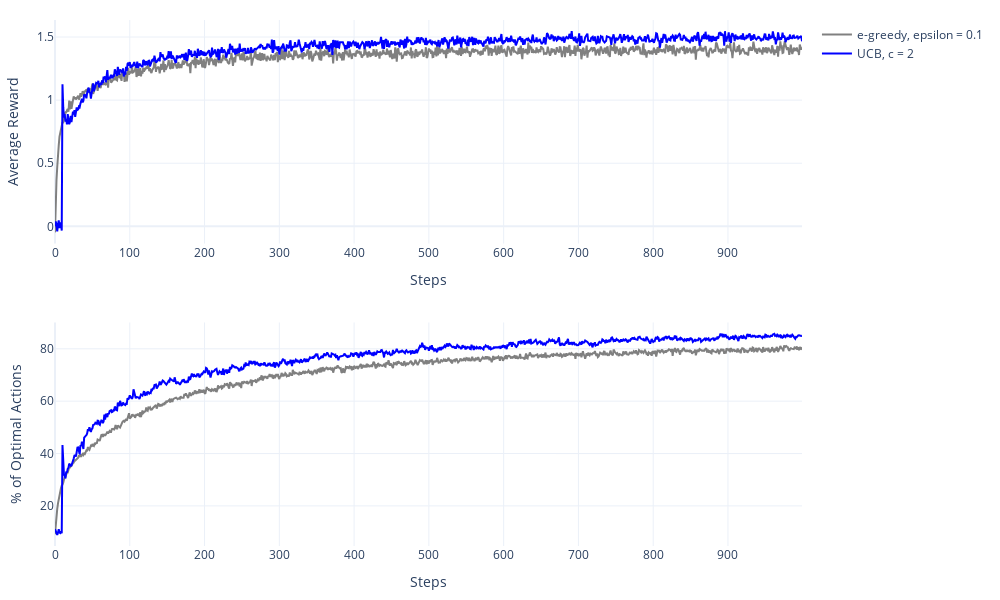

Source (notebook cell):
### Code cell
fig = make_subplots(rows=2, cols=1)

fig.add_trace(trace=go.Scatter(
    y=average_rewards[0],
    marker=dict(color="gray"),
    name="e-greedy, epsilon = 0.1",
), row=1, col=1)
fig.add_trace(trace=go.Scatter(
    y=average_rewards[1],
    marker=dict(color="blue"),
    name="UCB, c = 2",
), row=1, col=1)

fig.add_trace(trace=go.Scatter(
    y=optimal_action_pct[0],
    marker=dict(color="gray"),
    showlegend=False
), row=2, col=1)
fig.add_trace(trace=go.Scatter(
    y=optimal_action_pct[1],
    marker=dict(color="blue"),
    showlegend=False
), row=2, col=1)

fig.update_xaxes(title_text="Steps", row=1, col=1)
fig.update_xaxes(title_text="Steps", row=2, col=1)
fig.update_yaxes(title_text="Average Reward", row=1, col=1)
fig.update_yaxes(title_text="% of Optimal Actions", row=2, col=1)
fig.update_layout(
    template="plotly_white",
    margin=dict(l=50, r=30, t=20, b=40),
    width=1000,
    height=600,
)
fig.show()

### Figure 1 — Plotly figure (JSON) as saved in the notebook; plotly's stock layout.template omitted (floating-point values rounded to 4 significant figures; data arrays with more than 128 entries replaced by an {"elided": "..."} marker saying what was removed)
{"data": [{"marker": {"color": "gray"}, "name": "e-greedy, epsilon = 0.1", "type": "scatter", "xaxis": "x", "y": {"elided": "1000 float values"}, "yaxis": "y"}, {"marker": {"color": "blue"}, "name": "UCB, c = 2", "type": "scatter", "xaxis": "x", "y": {"elided": "1000 float values"}, "yaxis": "y"}, {"marker": {"color": "gray"}, "showlegend": false, "type": "scatter", "xaxis": "x2", "y": {"elided": "1000 float values"}, "yaxis": "y2"}, {"marker": {"color": "blue"}, "showlegend": false, "type": "scatter", "xaxis": "x2", "y": {"elided": "1000 float values"}, "yaxis": "y2"}], "layout": {"height": 600, "margin": {"b": 40, "l": 50, "r": 30, "t": 20}, "width": 1000, "xaxis": {"anchor": "y", "domain": [0, 1], "title": {"text": "Steps"}}, "xaxis2": {"anchor": "y2", "domain": [0, 1], "title": {"text": "Steps"}}, "yaxis": {"anchor": "x", "domain": [0.575, 1], "title": {"text": "Average Reward"}}, "yaxis2": {"anchor": "x2", "domain": [0, 0.425], "title": {"text": "% of Optimal Actions"}}}}
